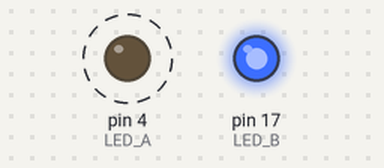
The sketch below on a simulated Arduino Uno, built with avr-gcc and run on an emulated ATmega328P. Shown: output pins drawn as LEDs (lit = HIGH). Dashed ring = blinking.

Above: at 0.3 s.
At 3.8 s:
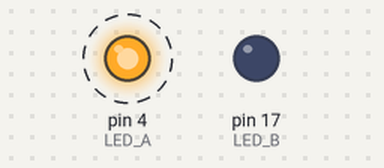
Timing chart, 0 to 5.9 s (numbered marks = the images above):
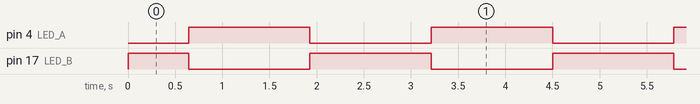

Measured:
- by itself, pin 4 (LED_A): alternates HIGH for 1.3 s and LOW for 1.3 s
- by itself, pin 17 (LED_B): repeats every 2.6 s: LOW 1.3 s, HIGH 1.3 s

The sketch:

sketch_mar26a.ino
```cpp
   // ex06 警车双闪（双通道反相PWM）
const int LED_A = 4;   // 第一个LED
const int LED_B = 17;  // 第二个LED

void setup() {
  pinMode(LED_A, OUTPUT);
  pinMode(LED_B, OUTPUT);
}

void loop() {
  // A从0→255，B从255→0
  for (int i = 0; i <= 255; i++) {
    analogWrite(LED_A, i);
    analogWrite(LED_B, 255 - i);
    delay(5);
  }
  // A从255→0，B从0→255
  for (int i = 255; i >= 0; i--) {
    analogWrite(LED_A, i);
    analogWrite(LED_B, 255 - i);
    delay(5);
  }
}
```
